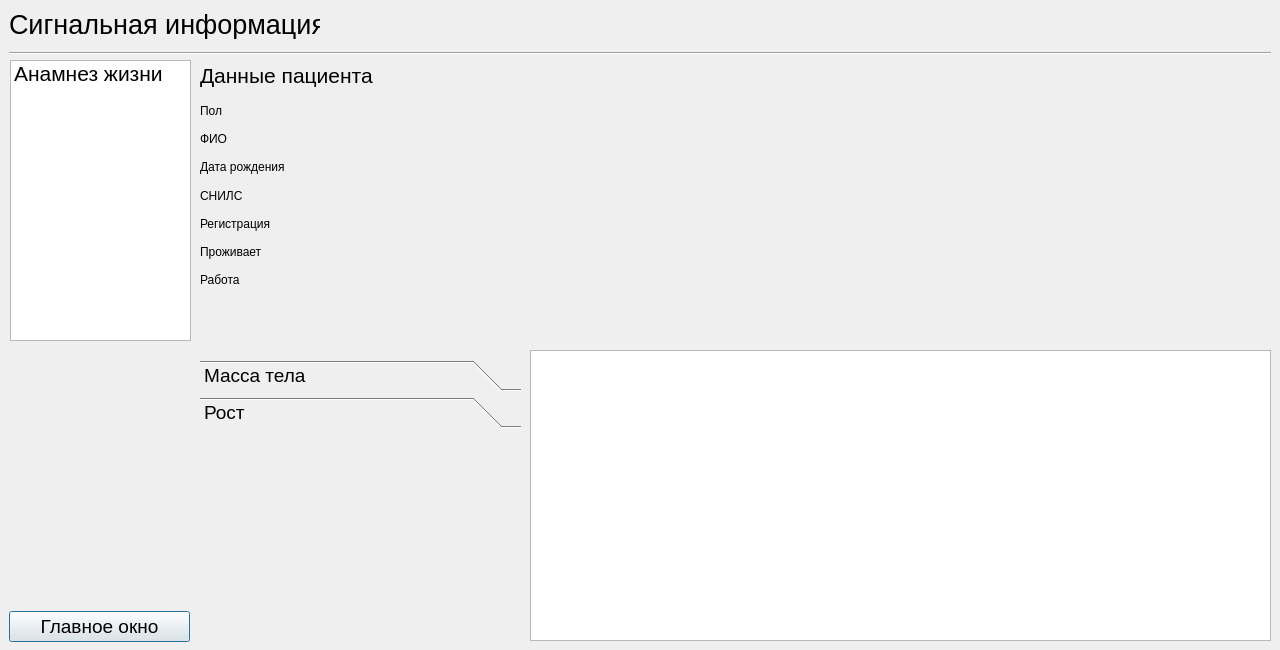
<?xml version="1.0" encoding="UTF-8"?>
<ui version="4.0">
 <class>patient_info</class>
 <widget class="QDialog" name="patient_info">
  <property name="geometry">
   <rect>
    <x>0</x>
    <y>0</y>
    <width>1280</width>
    <height>650</height>
   </rect>
  </property>
  <property name="windowTitle">
   <string>Dialog</string>
  </property>
  <widget class="QLabel" name="label">
   <property name="geometry">
    <rect>
     <x>9</x>
     <y>9</y>
     <width>311</width>
     <height>30</height>
    </rect>
   </property>
   <property name="font">
    <font>
     <pointsize>20</pointsize>
    </font>
   </property>
   <property name="text">
    <string>Сигнальная информация</string>
   </property>
  </widget>
  <widget class="Line" name="line">
   <property name="geometry">
    <rect>
     <x>9</x>
     <y>45</y>
     <width>1262</width>
     <height>16</height>
    </rect>
   </property>
   <property name="orientation">
    <enum>Qt::Horizontal</enum>
   </property>
  </widget>
  <widget class="QWidget" name="layoutWidget">
   <property name="geometry">
    <rect>
     <x>9</x>
     <y>351</y>
     <width>181</width>
     <height>291</height>
    </rect>
   </property>
   <layout class="QVBoxLayout" name="verticalLayout">
    <item>
     <spacer name="verticalSpacer">
      <property name="orientation">
       <enum>Qt::Vertical</enum>
      </property>
      <property name="sizeHint" stdset="0">
       <size>
        <width>20</width>
        <height>40</height>
       </size>
      </property>
     </spacer>
    </item>
    <item>
     <widget class="QPushButton" name="home_button">
      <property name="font">
       <font>
        <pointsize>14</pointsize>
       </font>
      </property>
      <property name="text">
       <string>Главное окно</string>
      </property>
     </widget>
    </item>
   </layout>
  </widget>
  <widget class="QTextEdit" name="textEdit">
   <property name="geometry">
    <rect>
     <x>530</x>
     <y>350</y>
     <width>741</width>
     <height>291</height>
    </rect>
   </property>
  </widget>
  <widget class="QToolBox" name="toolBox">
   <property name="geometry">
    <rect>
     <x>200</x>
     <y>360</y>
     <width>321</width>
     <height>281</height>
    </rect>
   </property>
   <property name="font">
    <font>
     <pointsize>14</pointsize>
    </font>
   </property>
   <property name="currentIndex">
    <number>1</number>
   </property>
   <widget class="QWidget" name="weight">
    <property name="geometry">
     <rect>
      <x>0</x>
      <y>0</y>
      <width>321</width>
      <height>207</height>
     </rect>
    </property>
    <attribute name="label">
     <string>Масса тела</string>
    </attribute>
   </widget>
   <widget class="QWidget" name="height">
    <property name="geometry">
     <rect>
      <x>0</x>
      <y>0</y>
      <width>321</width>
      <height>207</height>
     </rect>
    </property>
    <attribute name="label">
     <string>Рост</string>
    </attribute>
   </widget>
  </widget>
  <widget class="QListWidget" name="listWidget">
   <property name="geometry">
    <rect>
     <x>10</x>
     <y>60</y>
     <width>181</width>
     <height>281</height>
    </rect>
   </property>
   <property name="font">
    <font>
     <pointsize>16</pointsize>
    </font>
   </property>
   <item>
    <property name="text">
     <string>Анамнез жизни</string>
    </property>
   </item>
  </widget>
  <widget class="QLabel" name="label_2">
   <property name="geometry">
    <rect>
     <x>200</x>
     <y>60</y>
     <width>311</width>
     <height>30</height>
    </rect>
   </property>
   <property name="font">
    <font>
     <pointsize>16</pointsize>
    </font>
   </property>
   <property name="text">
    <string>Данные пациента</string>
   </property>
  </widget>
  <widget class="QWidget" name="verticalLayoutWidget">
   <property name="geometry">
    <rect>
     <x>200</x>
     <y>100</y>
     <width>321</width>
     <height>191</height>
    </rect>
   </property>
   <layout class="QVBoxLayout" name="verticalLayout_2">
    <item>
     <layout class="QHBoxLayout" name="horizontalLayout">
      <item>
       <widget class="QLabel" name="label_4">
        <property name="sizePolicy">
         <sizepolicy hsizetype="Fixed" vsizetype="Preferred">
          <horstretch>0</horstretch>
          <verstretch>0</verstretch>
         </sizepolicy>
        </property>
        <property name="text">
         <string>Пол</string>
        </property>
       </widget>
      </item>
      <item>
       <widget class="QLabel" name="label_gender">
        <property name="text">
         <string/>
        </property>
        <property name="textFormat">
         <enum>Qt::AutoText</enum>
        </property>
        <property name="alignment">
         <set>Qt::AlignRight|Qt::AlignTrailing|Qt::AlignVCenter</set>
        </property>
       </widget>
      </item>
     </layout>
    </item>
    <item>
     <layout class="QHBoxLayout" name="horizontalLayout_6">
      <item>
       <widget class="QLabel" name="label_5">
        <property name="sizePolicy">
         <sizepolicy hsizetype="Fixed" vsizetype="Preferred">
          <horstretch>0</horstretch>
          <verstretch>0</verstretch>
         </sizepolicy>
        </property>
        <property name="text">
         <string>ФИО</string>
        </property>
       </widget>
      </item>
      <item>
       <widget class="QLabel" name="label_name">
        <property name="text">
         <string/>
        </property>
        <property name="textFormat">
         <enum>Qt::AutoText</enum>
        </property>
        <property name="alignment">
         <set>Qt::AlignRight|Qt::AlignTrailing|Qt::AlignVCenter</set>
        </property>
       </widget>
      </item>
     </layout>
    </item>
    <item>
     <layout class="QHBoxLayout" name="horizontalLayout_2">
      <item>
       <widget class="QLabel" name="label_6">
        <property name="sizePolicy">
         <sizepolicy hsizetype="Fixed" vsizetype="Preferred">
          <horstretch>0</horstretch>
          <verstretch>0</verstretch>
         </sizepolicy>
        </property>
        <property name="text">
         <string>Дата рождения</string>
        </property>
       </widget>
      </item>
      <item>
       <widget class="QLabel" name="label_birth">
        <property name="text">
         <string/>
        </property>
        <property name="alignment">
         <set>Qt::AlignRight|Qt::AlignTrailing|Qt::AlignVCenter</set>
        </property>
       </widget>
      </item>
     </layout>
    </item>
    <item>
     <layout class="QHBoxLayout" name="horizontalLayout_4">
      <item>
       <widget class="QLabel" name="label_9">
        <property name="sizePolicy">
         <sizepolicy hsizetype="Fixed" vsizetype="Preferred">
          <horstretch>0</horstretch>
          <verstretch>0</verstretch>
         </sizepolicy>
        </property>
        <property name="text">
         <string>СНИЛС</string>
        </property>
       </widget>
      </item>
      <item>
       <widget class="QLabel" name="label_snils">
        <property name="text">
         <string/>
        </property>
        <property name="alignment">
         <set>Qt::AlignRight|Qt::AlignTrailing|Qt::AlignVCenter</set>
        </property>
       </widget>
      </item>
     </layout>
    </item>
    <item>
     <layout class="QHBoxLayout" name="horizontalLayout_5">
      <item>
       <widget class="QLabel" name="label_7">
        <property name="sizePolicy">
         <sizepolicy hsizetype="Fixed" vsizetype="Preferred">
          <horstretch>0</horstretch>
          <verstretch>0</verstretch>
         </sizepolicy>
        </property>
        <property name="text">
         <string>Регистрация</string>
        </property>
       </widget>
      </item>
      <item>
       <widget class="QLabel" name="label_registration">
        <property name="text">
         <string/>
        </property>
        <property name="alignment">
         <set>Qt::AlignRight|Qt::AlignTrailing|Qt::AlignVCenter</set>
        </property>
       </widget>
      </item>
     </layout>
    </item>
    <item>
     <layout class="QHBoxLayout" name="horizontalLayout_7">
      <item>
       <widget class="QLabel" name="label_10">
        <property name="sizePolicy">
         <sizepolicy hsizetype="Fixed" vsizetype="Preferred">
          <horstretch>0</horstretch>
          <verstretch>0</verstretch>
         </sizepolicy>
        </property>
        <property name="text">
         <string>Проживает</string>
        </property>
       </widget>
      </item>
      <item>
       <widget class="QLabel" name="label_current_adress">
        <property name="text">
         <string/>
        </property>
        <property name="alignment">
         <set>Qt::AlignRight|Qt::AlignTrailing|Qt::AlignVCenter</set>
        </property>
       </widget>
      </item>
     </layout>
    </item>
    <item>
     <layout class="QHBoxLayout" name="horizontalLayout_3">
      <item>
       <widget class="QLabel" name="label_8">
        <property name="sizePolicy">
         <sizepolicy hsizetype="Fixed" vsizetype="Preferred">
          <horstretch>0</horstretch>
          <verstretch>0</verstretch>
         </sizepolicy>
        </property>
        <property name="text">
         <string>Работа</string>
        </property>
       </widget>
      </item>
      <item>
       <widget class="QLabel" name="label_work">
        <property name="text">
         <string/>
        </property>
        <property name="alignment">
         <set>Qt::AlignRight|Qt::AlignTrailing|Qt::AlignVCenter</set>
        </property>
       </widget>
      </item>
     </layout>
    </item>
   </layout>
  </widget>
 </widget>
 <resources/>
 <connections/>
</ui>
